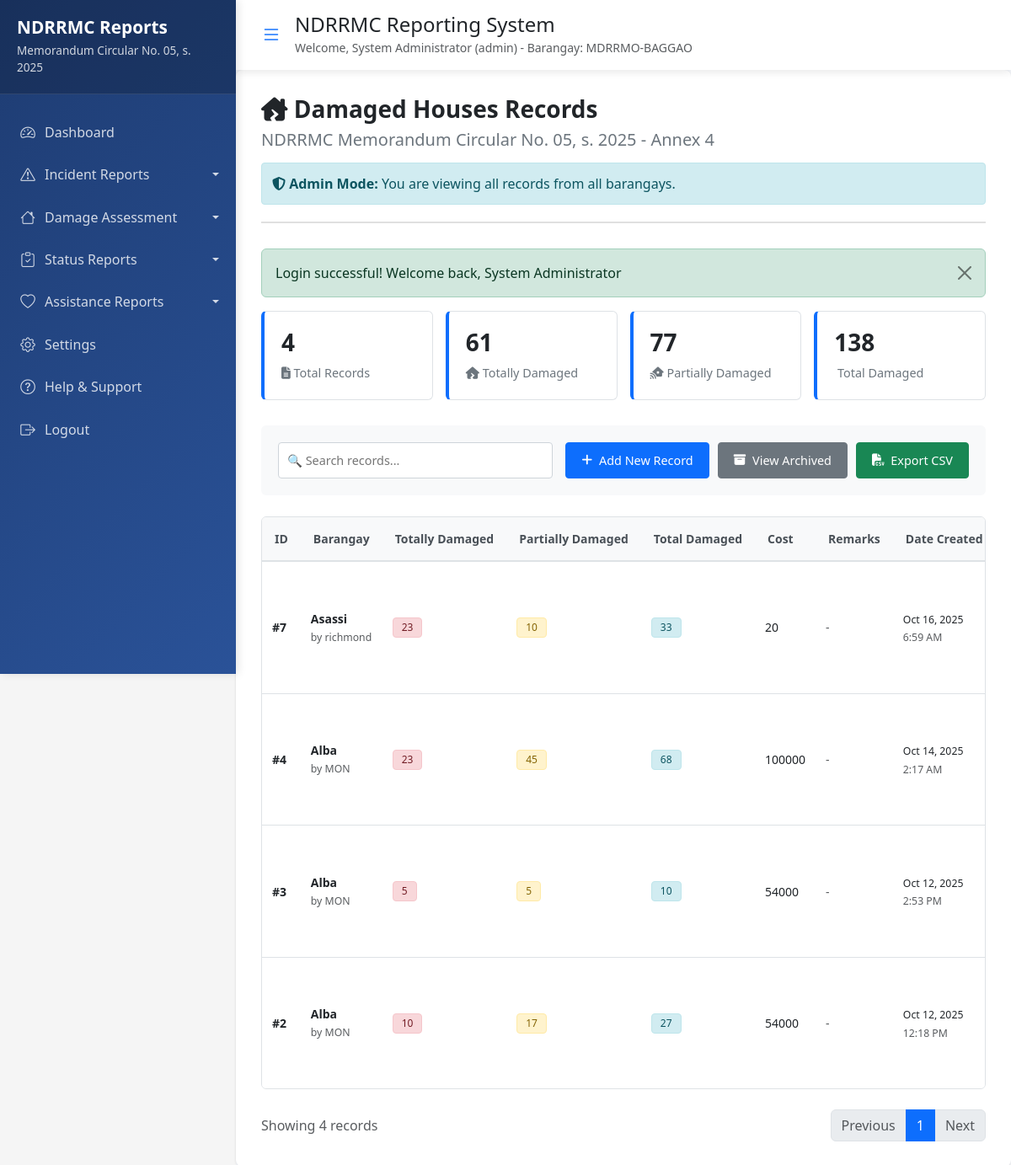
/public/annex4_records.php (signed in), run on the app's committed database.
### tables this page shows
CREATE TABLE `annex4_damaged_houses` (
  `id` int(11) NOT NULL,
  `region` varchar(100) NOT NULL DEFAULT 'REGION II',
  `province` varchar(100) NOT NULL DEFAULT 'CAGAYAN',
  `city` varchar(100) NOT NULL DEFAULT 'BAGGAO',
  `barangay` varchar(100) NOT NULL,
  `totally_damaged` int(11) DEFAULT 0,
  `partially_damaged` int(11) DEFAULT 0,
  `total_damaged` int(11) DEFAULT 0,
  `cost` varchar(100) DEFAULT NULL,
  `remarks` text DEFAULT NULL,
  `created_by` int(11) NOT NULL,
  `created_at` timestamp NOT NULL DEFAULT current_timestamp(),
  `updated_at` timestamp NOT NULL DEFAULT current_timestamp() ON UPDATE current_timestamp(),
  `is_archived` tinyint(1) DEFAULT 0
);

CREATE TABLE `users` (
  `id` int(11) NOT NULL,
  `full_name` varchar(100) NOT NULL,
  `barangay` varchar(100) NOT NULL,
  `contact_number` varchar(15) NOT NULL,
  `username` varchar(50) NOT NULL,
  `password` varchar(255) NOT NULL,
  `user_role` enum('user','admin') DEFAULT 'user',
  `is_active` tinyint(1) DEFAULT 1,
  `created_by` int(11) DEFAULT NULL,
  `created_at` timestamp NOT NULL DEFAULT current_timestamp(),
  `updated_at` timestamp NOT NULL DEFAULT current_timestamp() ON UPDATE current_timestamp(),
  `region` varchar(100) DEFAULT NULL,
  `province` varchar(100) DEFAULT NULL,
  `city` varchar(100) DEFAULT NULL
);

### public/annex4_records.php (the view, shortened to what this page needs)
<?php
require_once '../includes/config.php';
require_once '../includes/functions.php';
require_once '../includes/auth.php';
$is_admin = ($_SESSION['user_role'] === 'admin');
if ($is_admin) {
    $stmt = db_query("
        SELECT a.*, u.full_name, u.barangay as user_barangay
        FROM annex4_damaged_houses a
        LEFT JOIN users u ON a.created_by = u.id
        WHERE (a.is_archived = 0 OR a.is_archived IS NULL)
        ORDER BY a.created_at DESC
    ");
} else {
    $stmt = db_query("
        SELECT * FROM annex4_damaged_houses
        WHERE created_by = ? AND (is_archived = 0 OR is_archived IS NULL)
        ORDER BY created_at DESC
    ", [$_SESSION['user_id']]);
}
$records = $stmt->fetchAll();
$total_records = count($records);
$total_totally_damaged = 0;
$total_partially_damaged = 0;
$total_houses = 0;
foreach ($records as $record) {
    $total_totally_damaged += $record['totally_damaged'] ?? 0;
    $total_partially_damaged += $record['partially_damaged'] ?? 0;
    $total_houses += $record['total_damaged'] ?? 0;
}
?>
<link rel="stylesheet" href="https://cdn.jsdelivr.net/npm/bootstrap-icons@1.10.0/font/bootstrap-icons.css">
<link href="https://cdnjs.cloudflare.com/ajax/libs/font-awesome/6.4.0/css/all.min.css" rel="stylesheet">
<div class="records-container">
    <div class="header-section">
        <h1><i class="fas fa-house-damage"></i> Damaged Houses Records</h1>
        <h2>NDRRMC Memorandum Circular No. 05, s. 2025 - Annex 4</h2>
        <?php if ($is_admin): ?>
            <div class="admin-alert">
                <strong><i class="fas fa-shield-alt"></i> Admin Mode:</strong> You are viewing all records from all barangays.
            </div>
        <?php endif; ?>
    </div>
    <div class="stats-cards" id="statsCards">
        <div class="stat-card">
            <h3><?php echo $total_records; ?></h3>
            <p><i class="fas fa-file-alt"></i> Total Records</p>
        </div>
        <div class="stat-card">
            <h3><?php echo number_format($total_totally_damaged); ?></h3>
            <p><i class="fas fa-house-crack"></i> Totally Damaged</p>
        </div>
        <div class="stat-card">
            <h3><?php echo number_format($total_partially_damaged); ?></h3>
            <p><i class="fas fa-house-signal"></i> Partially Damaged</p>
        </div>
        <div class="stat-card">
            <h3><?php echo number_format($total_houses); ?></h3>
            <p><i class="fas fa-houses"></i> Total Damaged</p>
        </div>
    </div>
    <div class="action-section">
        <div class="search-box">
            <input type="text" id="searchInput" placeholder="🔍 Search records..." onkeyup="searchRecords()">
        </div>
        <div class="action-buttons">
            <a href="annex4.php" class="btn-custom btn-primary-custom">
                <i class="fas fa-plus"></i> Add New Record
            </a>
            <a href="annex4_archived.php" class="btn-custom btn-secondary-custom">
                <i class="fas fa-archive"></i> View Archived
            </a>
            <button onclick="exportToCSV()" class="btn-custom btn-success-custom">
                <i class="fas fa-file-csv"></i> Export CSV
            </button>
        </div>
    </div>
    <div class="table-container" id="tableContainer">
        <table class="custom-table" id="recordsTable">
            <thead>
                <tr>
                    <th>ID</th>
                    <th>Barangay</th>
                    <th>Totally Damaged</th>
                    <th>Partially Damaged</th>
                    <th>Total Damaged</th>
                    <th>Cost</th>
                    <th>Remarks</th>
                    <th>Date Created</th>
                </tr>
            </thead>
            <tbody class="table-content" id="tableContent">
                <?php if (empty($records)): ?>
                    <tr>
                        <td colspan="<?php echo $is_admin ? '10' : '9'; ?>" style="text-align: center; padding: 30px;">
                            <i class="fas fa-inbox" style="font-size: 3rem; color: #ccc;"></i>
                            <p style="color: #6c757d; margin-top: 15px;">No damaged houses records found.</p>
                            <a href="annex4.php" class="btn-custom btn-primary-custom" style="margin-top: 15px;">
                                <i class="fas fa-plus"></i> Create First Record
                            </a>
                        </td>
                    </tr>
                <?php else: ?>
                    <?php foreach ($records as $record): ?>
                        <tr>
                            <td><strong>#<?php echo $record['id']; ?></strong></td>
                            <td>
                                <strong><?php echo htmlspecialchars($record['barangay'] ?? $record['user_barangay'] ?? 'N/A'); ?></strong>
                                <?php if ($is_admin && isset($record['full_name'])): ?>
                                    <br><small class="text-muted">by <?php echo htmlspecialchars($record['full_name']); ?></small>
                                <?php endif; ?>
                            </td>
                            <td>
                                <span class="badge badge-totally"><?php echo $record['totally_damaged']; ?></span>
                            </td>
                            <td>
                                <span class="badge badge-partially"><?php echo $record['partially_damaged']; ?></span>
                            </td>
                            <td>
                                <span class="badge badge-total"><?php echo $record['total_damaged']; ?></span>
                            </td>
                            <td>
                                <?php if (!empty($record['cost'])): ?>
                                    <?php echo htmlspecialchars($record['cost']); ?>
                                <?php else: ?>
                                    <span class="text-muted">-</span>
                                <?php endif; ?>
                            </td>
                            <td>
                                <?php if (!empty($record['remarks'])): ?>
                                    <div style="max-width: 200px;">
                                        <?php echo htmlspecialchars($record['remarks']); ?>
                                    </div>
                                <?php else: ?>
                                    <span class="text-muted">-</span>
                                <?php endif; ?>
                            </td>
                            <td>
                                <small><?php echo date('M j, Y', strtotime($record['created_at'])); ?></small>
                                <br><small class="text-muted"><?php echo date('g:i A', strtotime($record['created_at'])); ?></small>
                            </td>
                        </tr>
                    <?php endforeach; ?>
                <?php endif; ?>
            </tbody>
        </table>
    </div>
    <div class="d-flex justify-content-between align-items-center mt-4">
        <div class="text-muted">
            Showing <?php echo count($records); ?> records
        </div>
        <nav>
            <ul class="pagination mb-0">
                <li class="page-item disabled"><a class="page-link" href="#">Previous</a></li>
                <li class="page-item active"><a class="page-link" href="#">1</a></li>
                <li class="page-item disabled"><a class="page-link" href="#">Next</a></li>
            </ul>
        </nav>
    </div>
</div>
<?php
require_once '../includes/sidenav.php';
?>

### includes/sidenav.php (style rules this page uses)
* { margin: 0; padding: 0; box-sizing: border-box; }
body { margin: 0; padding: 0; overflow-x: hidden; font-family: 'Segoe UI', Tahoma, Geneva, Verdana, sans-serif; background-color: #f5f7fb; }
:root { --primary-color: #0d6efd; --secondary-color: #6c757d; --success-color: #198754; --danger-color: #dc3545; --warning-color: #ffc107; --info-color: #0dcaf0; --light-color: #f8f9fa; --dark-color: #212529; --sidebar-width: 280px; --sidebar-collapsed-width: 70px; }

### public/annex4_records.php (style rules this page uses)
body { background-color: #f5f5f5; padding: clamp(15px, 3vw, 20px); font-family: 'Segoe UI', Tahoma, Geneva, Verdana, sans-serif; }
.records-container { background-color: white; border-radius: 8px; box-shadow: 0 1px 3px rgba(0,0,0,0.12); padding: clamp(20px, 4vw, 30px); margin: 0 auto; width: 100%; max-width: 98vw; }
.header-section { margin-bottom: clamp(25px, 5vw, 30px); padding-bottom: clamp(15px, 3vw, 20px); border-bottom: 2px solid #e0e0e0; }
.header-section h1 { font-size: clamp(1.5rem, 4vw, 1.75rem); font-weight: 600; color: #212529; margin-bottom: clamp(5px, 1.5vw, 8px); }
.header-section h2 { font-size: clamp(1.1rem, 3vw, 1.25rem); color: #6c757d; margin: 0; font-weight: 500; }
.stats-cards { display: grid; grid-template-columns: repeat(auto-fit, minmax(180px, 1fr)); gap: clamp(12px, 2.5vw, 15px); margin-bottom: clamp(25px, 5vw, 30px); }
.stat-card { background-color: #ffffff; border: 1px solid #dee2e6; padding: clamp(15px, 3.5vw, 20px); border-radius: 6px; border-left: 4px solid #0d6efd; transition: box-shadow 0.2s; }
.stat-card h3 { font-size: clamp(1.5rem, 4vw, 1.75rem); margin-bottom: clamp(5px, 1.5vw, 8px); font-weight: 600; color: #212529; }
.stat-card p { margin: 0; color: #6c757d; font-size: clamp(0.85rem, 2.3vw, 0.9rem); }
.action-section { display: flex; flex-wrap: wrap; justify-content: space-between; align-items: center; gap: clamp(10px, 2.5vw, 15px); margin-bottom: clamp(20px, 4vw, 25px); padding: clamp(15px, 3vw, 20px); background-color: #f8f9fa; border-radius: 6px; }
.search-box { flex: 1; min-width: 250px; }
.search-box input { width: 100%; padding: clamp(8px, 2vw, 10px); border: 1px solid #ced4da; border-radius: 4px; font-size: clamp(0.85rem, 2.3vw, 0.9rem); }
.action-buttons { display: flex; gap: clamp(8px, 2vw, 10px); flex-wrap: wrap; }
.btn-custom { padding: clamp(8px, 2vw, 10px) clamp(15px, 3.5vw, 18px); font-size: clamp(0.85rem, 2.3vw, 0.9rem); border-radius: 4px; text-decoration: none; transition: all 0.2s; border: none; cursor: pointer; display: inline-flex; align-items: center; gap: clamp(5px, 1.5vw, 8px); white-space: nowrap; font-weight: 500; }
.btn-primary-custom { background-color: #0d6efd; color: white; border: 1px solid #0d6efd; }
.btn-secondary-custom { background-color: #6c757d; color: white; border: 1px solid #6c757d; }
.btn-success-custom { background-color: #198754; color: white; border: 1px solid #198754; }
.table-container { overflow-x: auto; border-radius: 6px; border: 1px solid #dee2e6; background-color: white; }
.custom-table { width: 100%; border-collapse: collapse; background-color: white; font-size: clamp(0.8rem, 2.2vw, 0.875rem); }
.custom-table thead { background-color: #f8f9fa; border-bottom: 2px solid #dee2e6; }
.custom-table th { padding: clamp(12px, 2.5vw, 15px); text-align: left; font-weight: 600; white-space: nowrap; color: #495057; border-bottom: 2px solid #dee2e6; }
.custom-table tbody tr:last-child td { border-bottom: none; }
.badge { padding: clamp(4px, 1.2vw, 5px) clamp(8px, 2vw, 10px); border-radius: 4px; font-size: clamp(0.7rem, 2vw, 0.75rem); font-weight: 500; white-space: nowrap; }
.badge-totally { background-color: #f8d7da; color: #721c24; border: 1px solid #f5c6cb; }
.badge-partially { background-color: #fff3cd; color: #856404; border: 1px solid #ffeaa7; }
.badge-total { background-color: #d1ecf1; color: #0c5460; border: 1px solid #bee5eb; }
.admin-alert { background-color: #d1ecf1; border: 1px solid #bee5eb; color: #0c5460; padding: 12px; border-radius: 4px; margin-top: 15px; }

### data on the page
annex4_damaged_houses: id "7", barangay "Asassi", created_by.full_name "richmond", totally_damaged "23", partially_damaged "10", total_damaged "33", cost "20", created_at "Oct 16, 2025", created_at "6:59 AM"
annex4_damaged_houses: id "4", barangay "Alba", created_by.full_name "MON", totally_damaged "23", partially_damaged "45", total_damaged "68", cost "100000", created_at "Oct 14, 2025", created_at "2:17 AM"
annex4_damaged_houses: id "3", barangay "Alba", created_by.full_name "MON", totally_damaged "5", partially_damaged "5", total_damaged "10", cost "54000", created_at "Oct 12, 2025", created_at "2:53 PM"
annex4_damaged_houses: id "2", barangay "Alba", created_by.full_name "MON", totally_damaged "10", partially_damaged "17", total_damaged "27", cost "54000", created_at "Oct 12, 2025", created_at "12:18 PM"

### other printed values
$_SESSION['full_name'] "System Administrator"
$_SESSION['user_role'] "admin"
$_SESSION['barangay'] "MDRRMO-BAGGAO"
$message "Login successful! Welcome back, System Administrator"
$total_records "4"
$total_totally_damaged "61"
$total_partially_damaged "77"
$total_houses "138"
count($records) "4"
